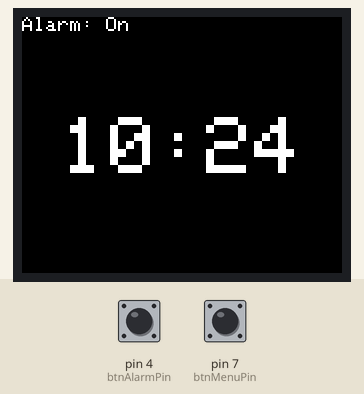
Bench run of a sketch on a simulated Arduino Uno, built with avr-gcc and run on an emulated ATmega328P. Shown: 160×128 colour display. The inputs (shaded band) are chosen by the test bench; at power-on: pin 4 (btnAlarmPin) LOW, pin 7 (btnMenuPin) LOW. The local clock reads 2024-03-15 10:24:30 at power-on unless the sketch sets it; what the sketch prints to the serial monitor is not drawn.

Above: at 1.3 s.
1.4 s: pin 4 (btnAlarmPin) pulled HIGH for 0.25 s
At 2.7 s:
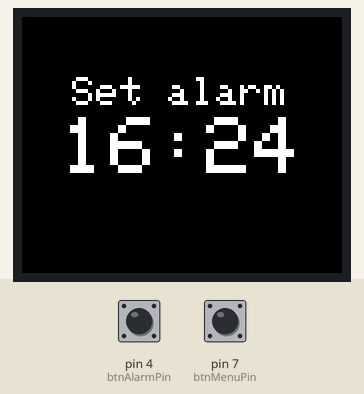
3.1 s: pin 7 (btnMenuPin) pulled HIGH for 0.25 s
At 4.0 s:
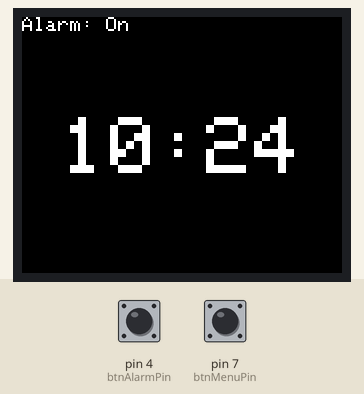
4.9 s: pin 4 (btnAlarmPin) pulled HIGH for 1 s
At 7.1 s:
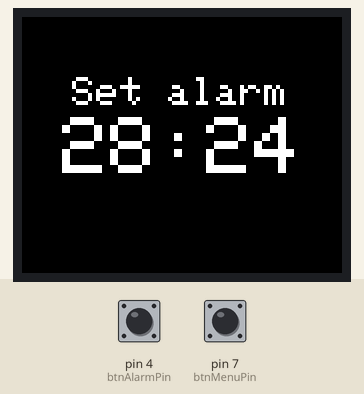
7.4 s: pin 7 (btnMenuPin) pulled HIGH for 1 s
At 9.1 s:
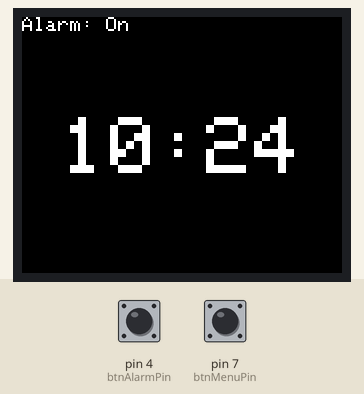
9.9 s: pin 4 (btnAlarmPin) pulled HIGH for 0.25 s
At 11.3 s:
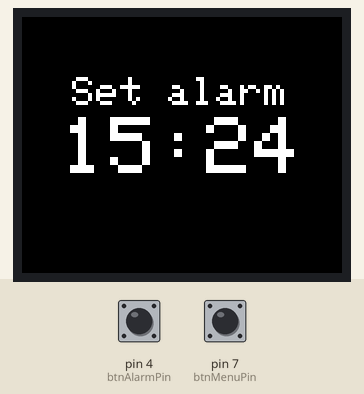
11.6 s: pin 7 (btnMenuPin) pulled HIGH for 3.2 s
At 30.9 s:
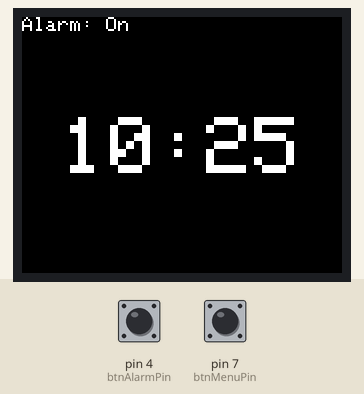
Timing chart, 0 to 31.5 s (numbered marks = the images above; inputs shaded):
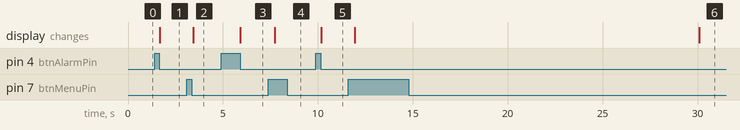

Measured:
- after the input at 1.4 s, the display: changes after 0.28 s (image 1)
- after the input at 3.1 s, the display: changes after 0.34 s (image 2)
- after the input at 4.9 s, the display: changes after 1.0 s (image 3)
- after the input at 7.4 s, the display: changes after 0.33 s (image 4)
- after the input at 9.9 s, the display: changes after 0.27 s (image 5)
- after the input at 11.6 s, the display: first changes after 0.34 s (image 6 shows a later state)

The sketch:

innlevering2.ino
```cpp
#include <Adafruit_GFX.h>
#include <Adafruit_ST7735.h>
#include <SPI.h>
#include <Wire.h>
#include "RTClib.h"
RTC_DS1307 RTC;

#define TFT_CS   10
#define TFT_RST  8
#define TFT_DC   9

Adafruit_ST7735 tft = Adafruit_ST7735(TFT_CS,  TFT_DC, TFT_RST);

#define TFT_SCLK 13
#define TFT_MOSI 11

DateTime now;
DateTime globalAlarm;

int newHour;
int newMinute;

int buzzerPin = 2;
int btnAlarmPin = 4;
int btnMenuPin = 7;

int btnAlarmState;
int btnMenuState;

int prevMinute = -1;
int setAlarmState = false;

bool doneSettingAlarm;
bool doneSettingHour;
bool doneSettingMinute;

bool alarmCleared = false;

void setup(void) {
  Serial.begin(9600);
  Wire.begin();
  RTC.begin();
  if (! RTC.isrunning()) {
    Serial.println("RTC is NOT running!");
    // following line sets the RTC to the date & time this sketch was compiled
    RTC.adjust(DateTime(__DATE__, __TIME__));
  }

  pinMode(buzzerPin, OUTPUT);
  pinMode(btnAlarmPin, INPUT);
  pinMode(btnMenuPin, INPUT);

  tft.initR(INITR_BLACKTAB);
  Serial.println("Initialized tft");
  tft.fillScreen(ST7735_BLACK);
  tft.setRotation(3);
}

void loop() {
  now = RTC.now();
  // serialPrintDate(now);
  btnAlarmState = digitalRead(btnAlarmPin);
  btnMenuState = digitalRead(btnMenuPin);

  if (btnAlarmState == HIGH) {
    setAlarmState = !setAlarmState;
  }

  if (setAlarmState) {
    prevMinute = -1;
    setAlarm();
  } else {
    doneSettingAlarm = false;
    doneSettingHour = false;
    doneSettingMinute = false;
    if (now.hour() == globalAlarm.hour() && now.minute() == globalAlarm.minute()) {
      if (btnMenuState == HIGH) {
        globalAlarm = DateTime();
        prevMinute = -1;
      }
      soundAlarm();
    } else {
      noTone(buzzerPin);
    }

    if (now.minute() != prevMinute) {
      char time[5];
      sprintf(time, "%d:%d", now.hour(), now.minute());
      setText(time, ST7735_WHITE);
      prevMinute = now.minute();
    }
  }
  delay(200);
}

void soundAlarm() {
  if (!alarmCleared) {
    tone(buzzerPin, 750, 150);
  } else {
    noTone(buzzerPin);
  }
}

void setAlarm() {
  DateTime alarm = RTC.now();
  newHour = alarm.hour();
  newMinute = alarm.minute();
  char time[5];

  setAlarmPrintTime(alarm);

  while (!doneSettingAlarm) {
    btnAlarmState = digitalRead(btnAlarmPin);
    btnMenuState = digitalRead(btnMenuPin);
    Serial.print("Done hours: ");
    Serial.println(doneSettingHour);
    Serial.print("Done minutes: ");
    Serial.println(doneSettingMinute);
    Serial.print("Done alarm: ");
    Serial.println(doneSettingAlarm);
    if (!doneSettingHour) {
      if (btnAlarmState == HIGH) {
        newHour = newHour + 1;
        alarm = DateTime(alarm.year(), alarm.month(), alarm.day(), newHour, alarm.minute(), alarm.second());
        setAlarmPrintTime(alarm);
      }
      if (btnMenuState == HIGH) {
        doneSettingHour = true;
      }
    } else if (doneSettingHour && !doneSettingMinute) {
      if (btnAlarmState == HIGH) {
        newMinute = newMinute + 1;
        alarm = DateTime(alarm.year(), alarm.month(), alarm.day(), alarm.hour(), newMinute, alarm.second());
        setAlarmPrintTime(alarm);
      }
      if (btnMenuState == HIGH) {
        doneSettingMinute = true;
      }
    }
    if (doneSettingHour && doneSettingMinute) {
      doneSettingAlarm = true;
    }
  }
  globalAlarm = alarm;
  setAlarmState = false;
}

void setAlarmPrintTime(DateTime alarm) {
  char time[5];
  tft.fillScreen(ST7735_BLACK);
  tft.setCursor(25, 30);
  tft.setTextSize(2);
  tft.setTextColor(ST7735_WHITE);
  tft.print("Set alarm");

  tft.setCursor(20, 50);
  tft.setTextSize(4);
  sprintf(time, "%d:%d", alarm.hour(), alarm.minute());
  tft.print(time);
}

uint8_t addZero(uint8_t num) {
  char newNum;
  if (num > 10) {
    newNum = (char*) num;
  } else {
    newNum = (char*) num;
  }
  return newNum;
}

void setText(char *text, uint16_t color) {
  tft.fillScreen(ST7735_BLACK);
  tft.setTextColor(color);
  tft.setTextWrap(true);

  tft.setCursor(0, 0);
  tft.setTextSize(1);
  tft.print("Alarm: ");
  if (globalAlarm.year() <= now.year() + 1) {
    tft.print("On");
  } else {
    tft.print("Off");
  }

  tft.setCursor(20, 50);
  tft.setTextSize(4);
  tft.print(text);
}

void serialPrintDate(DateTime date) {
  Serial.print(date.year());
  Serial.print('/');
  Serial.print(date.month());
  Serial.print('/');
  Serial.print(date.day());
  Serial.print(' ');
  Serial.print(date.hour());
  Serial.print(':');
  Serial.print(date.minute());
  Serial.print(':');
  Serial.println(date.second());
}
```
